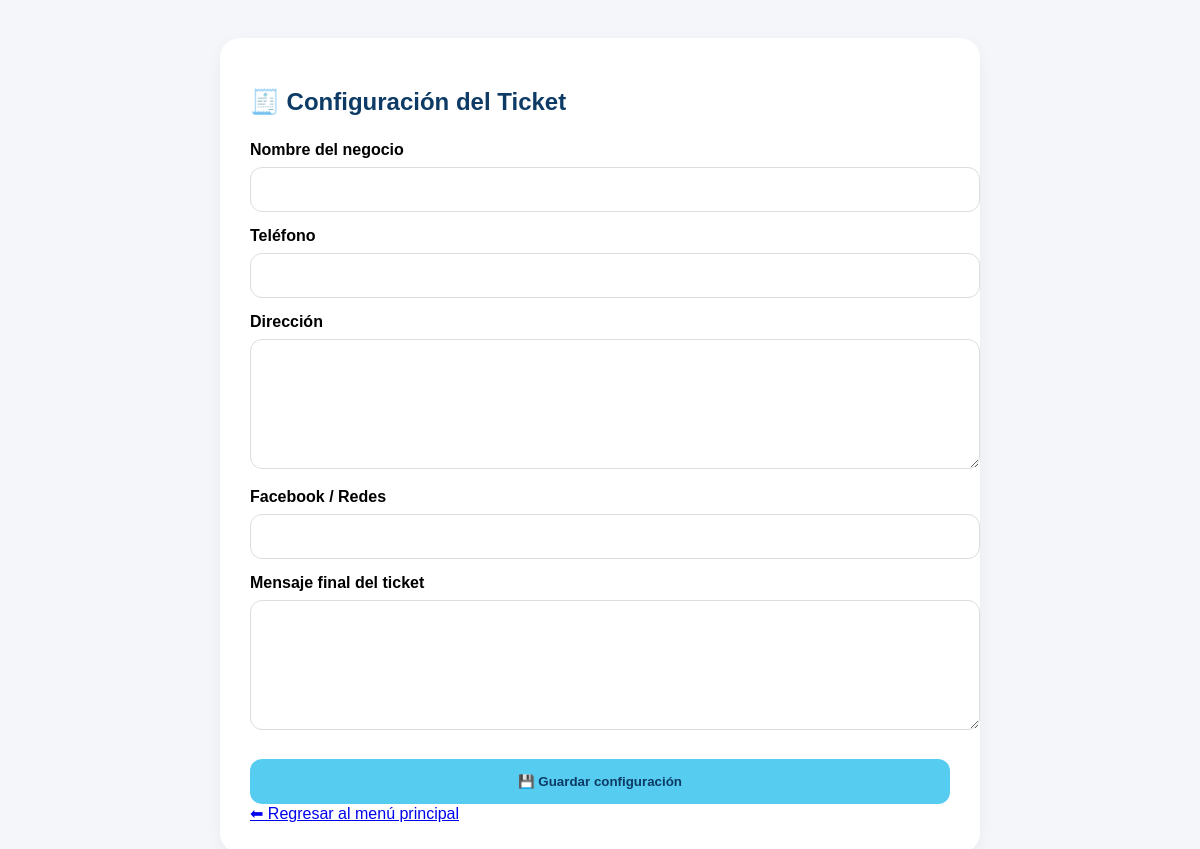
Before: /configuracion/ticket.php with the older database file.
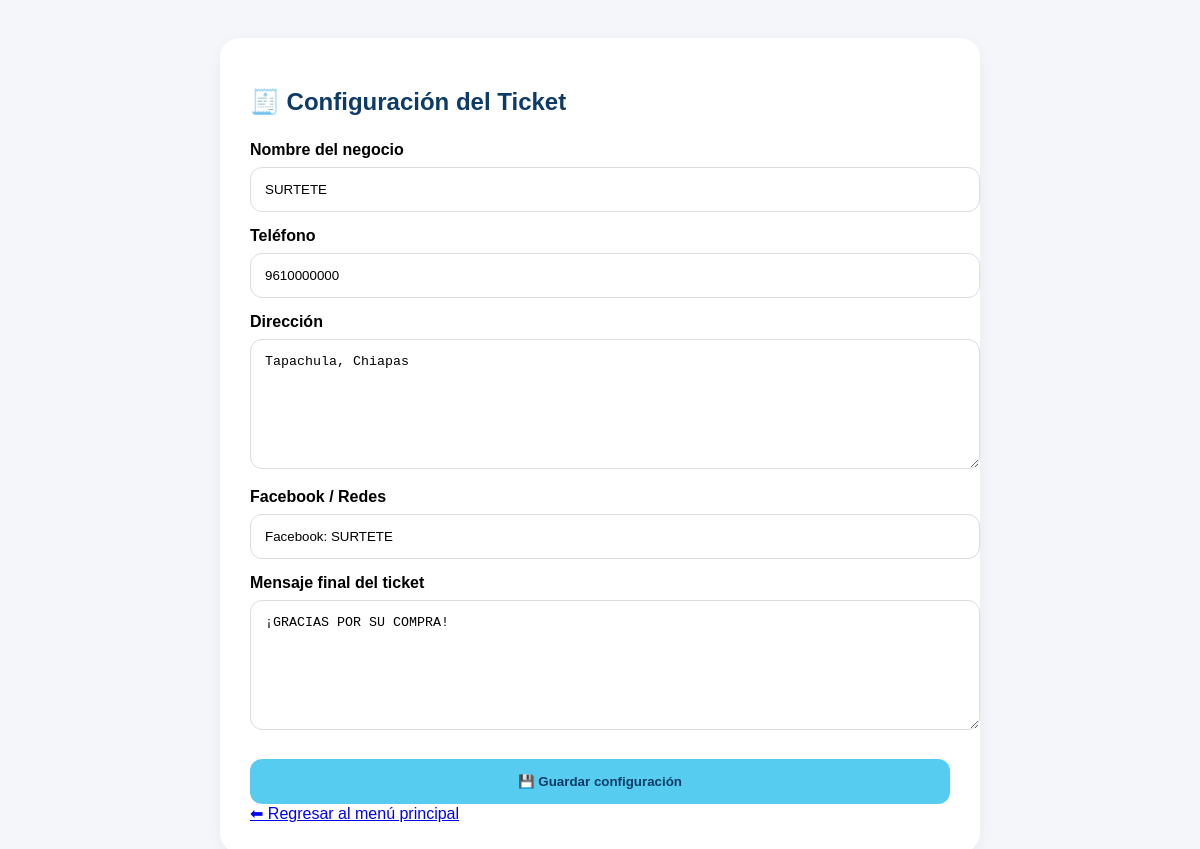
After: the same page with the newer database file.
### tables this page shows
CREATE TABLE `configuracion_ticket` (
  `id` int(11) NOT NULL,
  `nombre_negocio` varchar(150) DEFAULT NULL,
  `telefono` varchar(50) DEFAULT NULL,
  `direccion` text DEFAULT NULL,
  `facebook` varchar(150) DEFAULT NULL,
  `mensaje_final` text DEFAULT NULL,
  `actualizado` timestamp NOT NULL DEFAULT current_timestamp() ON UPDATE current_timestamp()
);

### configuracion/ticket.php (the view, shortened to what this page needs)
<?php
include("../config/db.php");
$config = $conexion->query("
SELECT *
FROM configuracion_ticket
LIMIT 1
")->fetch();
?>
<!DOCTYPE html>
<html lang="es">
<head>
</head>
<body>
<div class="card">
<h2>🧾 Configuración del Ticket</h2>
<form method="POST">
<label>Nombre del negocio</label>
<input
type="text"
name="nombre_negocio"
value="<?php echo $config['nombre_negocio']; ?>">
<label>Teléfono</label>
<input
type="text"
name="telefono"
value="<?php echo $config['telefono']; ?>">
<label>Dirección</label>
<textarea
name="direccion"><?php echo $config['direccion']; ?></textarea>
<label>Facebook / Redes</label>
<input
type="text"
name="facebook"
value="<?php echo $config['facebook']; ?>">
<label>Mensaje final del ticket</label>
<textarea
name="mensaje_final"><?php echo $config['mensaje_final']; ?></textarea>
<button class="btn">💾 Guardar configuración</button>
<div class="back-container">
<a href="../index.php" class="btn-back">⬅ Regresar al menú principal</a>
</div>
</form>
</div>
</body>
</html>

Changed rows visible on the page:
added configuracion_ticket: nombre_negocio "SURTETE", telefono "9610000000", direccion "Tapachula, Chiapas", facebook "Facebook: SURTETE", mensaje_final "¡GRACIAS POR SU COMPRA!"
